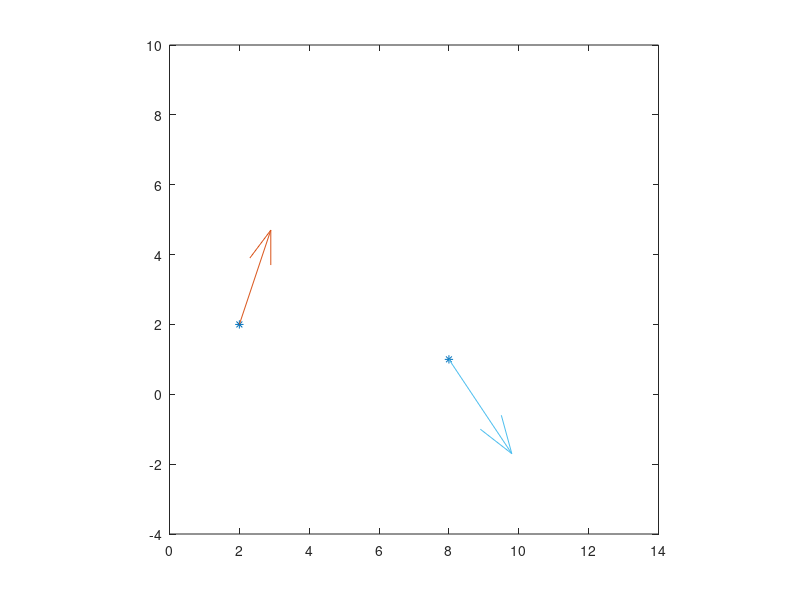

Here is the MATLAB script that generated this plot: (Note: this script raises an error after producing the figure.)
px = [2, 8];
py = [2, 1];
vx = [1, 2];
vy = [3, -3];

plot(px, py, '*');
axis equal;
axis([0 14 -4 10]);
hold on;

quiver(px(1), py(1), vx(1), vy(1));
quiver(px(2), py(2), vx(2), vy(2));

syms a3_1 a2_1 a1_1 a0_1 t
t0 = -1; t1 = 1;
x1(t) = a3_1*t^3 + a2_1*t^2 + a1_1*t + a0_1;
xd1(t) = diff(x1(t), t);
ex1 = [
    x1(t0) == px(1),...
    x1(t1) == px(2),...
    xd1(t0) == vx(1),...
    xd1(t1) == vx(2)
];

mx1 = solve(ex1, [a3_1 a2_1 a1_1 a0_1]);
cx1(t) = mx1.a3_1*t^3 + mx1.a2_1*t^2 + mx1.a1_1*t + mx1.a0_1;

syms b3_1 b2_1 b1_1 b0_1
y1(t) = b3_1*t^3 + b2_1*t^2 + b1_1*t + b0_1;
yd1(t) = diff(y1(t), t);
ey1 = [
    y1(t0) == py(1),...
    y1(t1) == py(2),...
    yd1(t0) == vy(1),...
    yd1(t1) == vy(2)
];

my1 = solve(ey1, [b3_1 b2_1 b1_1 b0_1]);
cy1(t) = my1.b3_1*t^3 + my1.b2_1*t^2 + my1.b1_1*t + my1.b0_1;

fplot(cx1(t), cy1(t), [t0, t1]);

px2 = [px(2), 12];
py2 = [py(2), 4];
vx2 = [0];
vy2 = [8];

plot(px2, py2, '*');
quiver(px2(2), py2(2), vx2(1), vy2(1));

syms a3_2 a2_2 a1_2 a0_2
x2(t) = a3_2*t^3 + a2_2*t^2 + a1_2*t + a0_2;
xd2(t) = diff(x2(t), t);
ex2 = [
    x2(t0) == px2(1),...
    x2(t1) == px2(2),...
    xd2(t0) == vx(2),...
    xd2(t1) == vx2(1)
];

mx2 = solve(ex2, [a3_2 a2_2 a1_2 a0_2]);
cx2(t) = mx2.a3_2*t^3 + mx2.a2_2*t^2 + mx2.a1_2*t + mx2.a0_2;

syms b3_2 b2_2 b1_2 b0_2
y2(t) = b3_2*t^3 + b2_2*t^2 + b1_2*t + b0_2;
yd2(t) = diff(y2(t), t);
ey2 = [
    y2(t0) == py2(1),...
    y2(t1) == py2(2),...
    yd2(t0) == vy(2),...
    yd2(t1) == vy2(1)
];

my2 = solve(ey2, [b3_2 b2_2 b1_2 b0_2]);
cy2(t) = my2.b3_2*t^3 + my2.b2_2*t^2 + my2.b1_2*t + my2.b0_2;

fplot(cx2(t), cy2(t), [t0, t1]);
